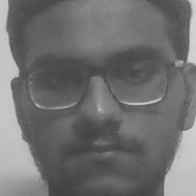
#> input picture TASK-5/Images/Hari_26.jpg, 196 x 196 px, given in place of the camera
$ python data_gen.py
#> lines starting #> are read from the running program, lines starting #| are printed output that depends on the picture
import cv2
import numpy as np
import os

# Part 1 - Dataset generation

face_detector = cv2.CascadeClassifier('haarcascade_frontalface_default.xml')

cap = cv2.VideoCapture(0)
cap.set(3, 1080)
cap.set(4, 640)

init = 1

while(True):
    ret, image = cap.read()
#> image is the input picture: shape (196, 196, 3); min 64, max 215, mean 111.9
    faces = face_detector.detectMultiScale(image, 1.2, 5)
#> faces = [[6, 8, 178, 178]]

    for (x, y, w, h) in faces:
        # cv2.rectangle(image, (x, y), (x+w, y+h), (0, 0, 255), 2)

        gray = cv2.cvtColor(image, cv2.COLOR_BGR2GRAY)
        cropped_image = gray[y : y+h, x : x+w]
        cv2.imwrite(f'dataset/Hari_{init}.jpg', cropped_image)
        init += 1
#> this loop made 1 pass
#> (x, y, w, h, init) on pass 1: (6, 8, 178, 178, 2)
#> pass 1, `cropped_image = gray[y : y+h, x : x+w]`:
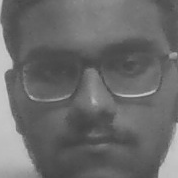
#> cropped_image: shape (178, 178); min 65, max 204, mean 106.3
#> after the loop, init = 2

    cv2.imshow('Image', image)

    if cv2.waitKey(1) & 0xFF == ord('q'):
#> (key q is pressed here)
        break

cap.release()
cv2.destroyAllWindows()

# Part 2 - Converting images to NumPy Object

def convert_images_to_npy():
    known_faces = []

#> (the run stopped early here; a loop or call above may not have finished)
